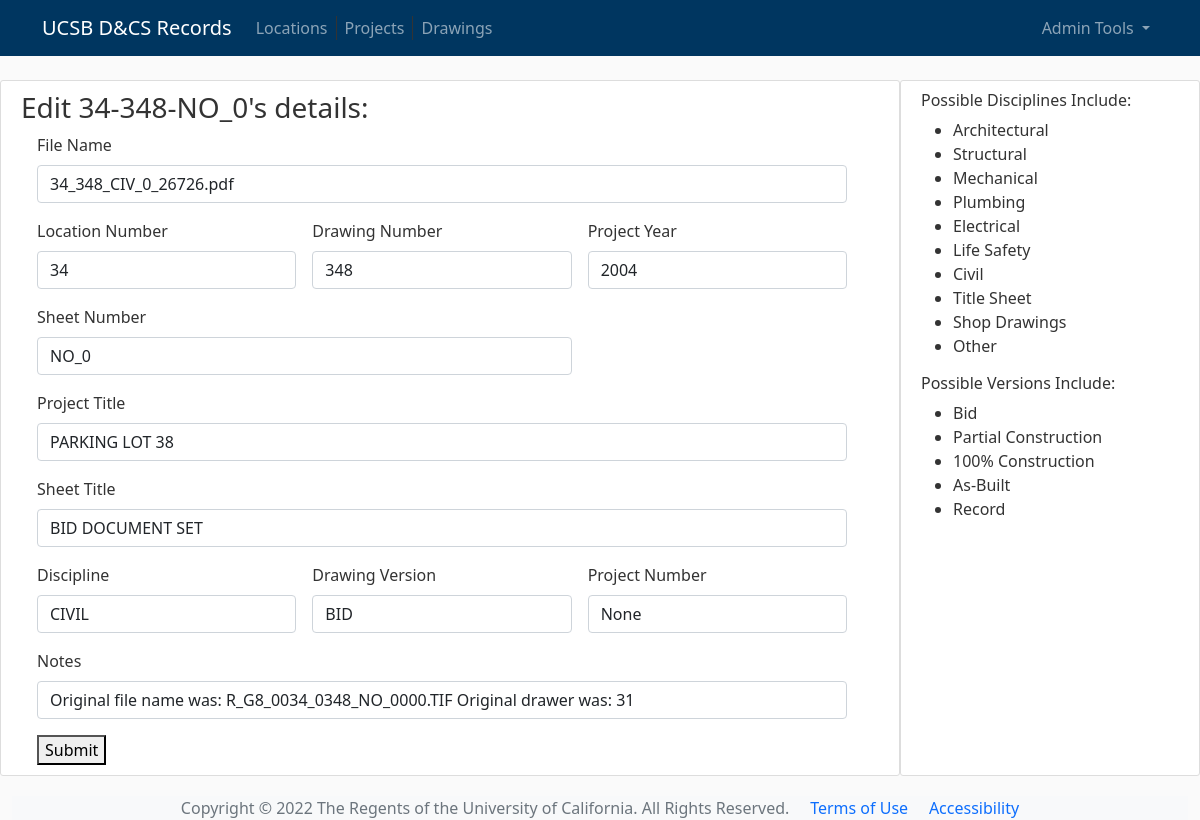
Page /1/editdraw/ (signed in) on the committed database.
### flaskdraw/models.py (models this page shows, shortened)
class Drawings(db.Model):
    id = db.Column(db.Integer, primary_key=True)
    oldname = db.Column(db.String(255), nullable=True)
    newname = db.Column(db.String(255), nullable=True)
    locnum = db.Column(db.Integer, nullable=True)
    drawnum = db.Column(db.Integer, nullable=True)
    project_title = db.Column(db.String(255), nullable=True)
    project_number = db.Column(db.String(50), nullable=True)
    project_year = db.Column(db.Integer, nullable=True)
    sheet_title = db.Column(db.String(255), nullable=True)
    sheet_number = db.Column(db.String(255), nullable=True)
    discipline = db.Column(db.String(255), nullable=True)
    drawing_version = db.Column(db.String(255), nullable=True)
    notes = db.Column(db.Text, nullable=True)
    physical_location = db.Column(db.String(255), nullable=True)

### flaskdraw/bp_drawings/routes.py (the view, shortened to what this page needs)
@bp_drawings.route("/<int:drawing_id>/editdraw/", methods=("GET", "POST"))
@login_required  # login required for this page
def edit_draw(drawing_id):
    drawing = Drawings.query.get_or_404(drawing_id)
    return render_template("edit_draw.html", drawing=drawing, sidebar="drawingedit")

### flaskdraw/models.py (called while the page is built)
@login_manager.user_loader
def load_user(user_id):
    return User.query.get(int(user_id))

### flaskdraw/templates/edit_draw.html (shortened to what this page needs)
{% extends 'base.html' %}
{% block content %}
<h3>
        Edit {{ drawing.locnum }}-{{ drawing.drawnum }}-{{ drawing.sheet_number }}'s details:
</h3>
<form method="post" class="row g-3 container-fluid">
        <div class="col-md-12">
                <label for="newname" class="form-label" for="newname">File Name</label>
                <input type="text" name="newname" value="{{ drawing.newname }}" id="newname" class="form-control">
        </div>
        <div class="col-md-4">
                <label for="locnum" class="form-label" for="locnum">Location Number</label>
                <input type="number" name="locnum" value="{{ drawing.locnum }}" id="locnum" class="form-control">
        </div>
        <div class="col-md-4">
                <label for="drawnum" class="form-label" for="drawnum">Drawing Number</label>
                <input type="number" name="drawnum" value="{{ drawing.drawnum }}" id="drawnum" class="form-control">
        </div>
        <div class="col-md-4">
                <label for="project_year" class="form-label" for="project_year">Project Year</label>
                <input type="number" name="project_year" value="{{ drawing.project_year }}" id="project_year"
                        class="form-control">
        </div>
        <div class="col-md-8">
                <label for="sheet_number" class="form-label" for="sheet_number">Sheet Number</label>
                <input type="text" name="sheet_number" value="{{ drawing.sheet_number }}" id="sheet_number"
                        class="form-control">
        </div>
        <div class="col-md-12">
                <label for="project_title" class="form-label" for="project_title">Project Title</label>
                <input type="text" name="project_title" value="{{ drawing.project_title }}" id="project_title"
                        class="form-control">
        </div>
        <div class="col-md-12">
                <label for="sheet_title" class="form-label" for="sheet_title">Sheet Title</label>
                <input type="text" name="sheet_title" value="{{ drawing.sheet_title }}" id="sheet_title"
                        class="form-control">
        </div>
        <div class="col-md-4">
                <label for="discipline" class="form-label" for="discipline">Discipline</label>
                <input type="text" name="discipline" value="{{ drawing.discipline }}" id="discipline"
                        class="form-control">
        </div>
        <div class="col-md-4">
                <label for="drawing_version" class="form-label" for="drawing_version">Drawing Version</label>
                <input type="text" name="drawing_version" value="{{ drawing.drawing_version }}" id="drawing_version"
                        class="form-control">
        </div>
        <div class="col-md-4">
                <label for="project_number" class="form-label" for="project_number">Project Number</label>
                <input type="text" name="project_number" value="{{ drawing.project_number }}" id="project_number"
                        class="form-control">
        </div>
        <div class="col-md-12">
                <label for="notes" class="form-label" for="notes">Notes</label>
                <input type="textarea" name="notes" value="{{ drawing.notes }}" id="notes" class="form-control">
        </div>
        <div class="col-12">
                <button type="submit">Submit</button>
        </div>
</form>
{% endblock content %}

### flaskdraw/static/base.css (style rules this page uses)
body { background: #fafafa; color: #333333; margin-top: 5rem; }

### rows in the picture
Drawings: locnum "34", drawnum "348", sheet_number "NO_0", newname "34_348_CIV_0_26726.pdf", project_year "2004", project_title "PARKING LOT 38", sheet_title "BID DOCUMENT SET", discipline "CIVIL", drawing_version "BID", project_number "None", notes "Original file name was: R_G8_0034_0348_NO_0000.TIF Original drawer was: 31"
